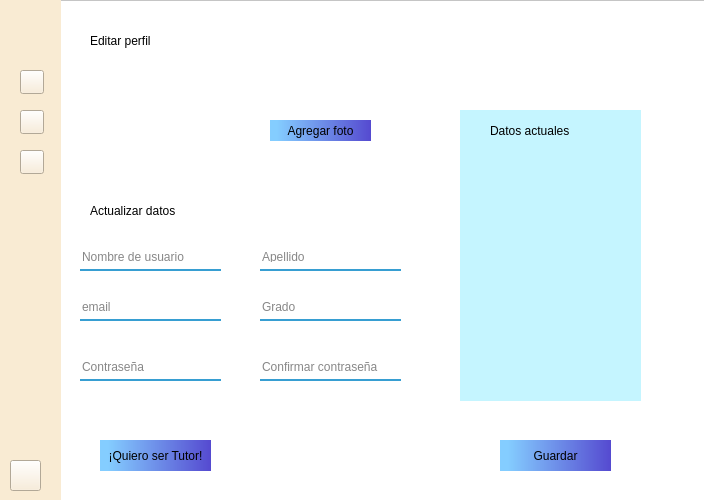
<?xml version="1.0" encoding="UTF-8"?>
<ui version="4.0">
 <class>ContainerEditProfile</class>
 <widget class="QWidget" name="ContainerEditProfile">
  <property name="geometry">
   <rect>
    <x>0</x>
    <y>0</y>
    <width>704</width>
    <height>500</height>
   </rect>
  </property>
  <property name="windowTitle">
   <string>Form</string>
  </property>
  <property name="styleSheet">
   <string notr="true"/>
  </property>
  <widget class="QFrame" name="editProfileFrame">
   <property name="geometry">
    <rect>
     <x>0</x>
     <y>0</y>
     <width>711</width>
     <height>501</height>
    </rect>
   </property>
   <property name="styleSheet">
    <string notr="true">background-color: rgb(255, 255, 255);
</string>
   </property>
   <property name="frameShape">
    <enum>QFrame::StyledPanel</enum>
   </property>
   <property name="frameShadow">
    <enum>QFrame::Raised</enum>
   </property>
   <widget class="QWidget" name="barra" native="true">
    <property name="geometry">
     <rect>
      <x>0</x>
      <y>0</y>
      <width>61</width>
      <height>501</height>
     </rect>
    </property>
    <property name="styleSheet">
     <string notr="true">background-color: rgb(249, 235, 211);


</string>
    </property>
    <widget class="QPushButton" name="boton_usuario">
     <property name="geometry">
      <rect>
       <x>20</x>
       <y>110</y>
       <width>24</width>
       <height>24</height>
      </rect>
     </property>
     <property name="maximumSize">
      <size>
       <width>200</width>
       <height>100</height>
      </size>
     </property>
     <property name="styleSheet">
      <string notr="true">
border-image: url(:/images/home.png);</string>
     </property>
     <property name="text">
      <string/>
     </property>
     <property name="iconSize">
      <size>
       <width>10</width>
       <height>5</height>
      </size>
     </property>
    </widget>
    <widget class="QPushButton" name="botonasignaturas">
     <property name="geometry">
      <rect>
       <x>20</x>
       <y>150</y>
       <width>24</width>
       <height>24</height>
      </rect>
     </property>
     <property name="styleSheet">
      <string notr="true">border-image: url(:/images/open-book.png);</string>
     </property>
     <property name="text">
      <string/>
     </property>
    </widget>
    <widget class="QPushButton" name="botonhome">
     <property name="geometry">
      <rect>
       <x>20</x>
       <y>70</y>
       <width>24</width>
       <height>24</height>
      </rect>
     </property>
     <property name="styleSheet">
      <string notr="true">border-image: url(:/images/usuario (4).png);</string>
     </property>
     <property name="text">
      <string/>
     </property>
    </widget>
    <widget class="QLabel" name="logo">
     <property name="geometry">
      <rect>
       <x>10</x>
       <y>10</y>
       <width>41</width>
       <height>41</height>
      </rect>
     </property>
     <property name="styleSheet">
      <string notr="true">border-image: url(:/images/logoUniConnect.png);
</string>
     </property>
     <property name="text">
      <string/>
     </property>
    </widget>
    <widget class="QPushButton" name="Botonsalir">
     <property name="geometry">
      <rect>
       <x>10</x>
       <y>460</y>
       <width>31</width>
       <height>31</height>
      </rect>
     </property>
     <property name="styleSheet">
      <string notr="true">border-image: url(:/images/cross.png);</string>
     </property>
     <property name="text">
      <string/>
     </property>
    </widget>
   </widget>
   <widget class="QLabel" name="editarPerfilProfile">
    <property name="geometry">
     <rect>
      <x>90</x>
      <y>20</y>
      <width>151</width>
      <height>41</height>
     </rect>
    </property>
    <property name="styleSheet">
     <string notr="true">font: 75 18pt &quot;Arial&quot;;</string>
    </property>
    <property name="text">
     <string>Editar perfil</string>
    </property>
   </widget>
   <widget class="QLineEdit" name="cajaUsuarioLogin">
    <property name="geometry">
     <rect>
      <x>80</x>
      <y>300</y>
      <width>141</width>
      <height>21</height>
     </rect>
    </property>
    <property name="styleSheet">
     <string notr="true">background-color: rgba(0,0, 0, 0);
border:none;
border-bottom:2px solid rgba(55, 158, 210);
color:rgba(0,0,0,240);
padding-bottom:7px;</string>
    </property>
    <property name="placeholderText">
     <string>email</string>
    </property>
   </widget>
   <widget class="QLineEdit" name="cajaUsuarioLogin_2">
    <property name="geometry">
     <rect>
      <x>260</x>
      <y>300</y>
      <width>141</width>
      <height>21</height>
     </rect>
    </property>
    <property name="styleSheet">
     <string notr="true">background-color: rgba(0,0, 0, 0);
border:none;
border-bottom:2px solid rgba(55, 158, 210);
color:rgba(0,0,0,240);
padding-bottom:7px;</string>
    </property>
    <property name="placeholderText">
     <string>Grado</string>
    </property>
   </widget>
   <widget class="QLineEdit" name="cajaUsuarioLogin_3">
    <property name="geometry">
     <rect>
      <x>80</x>
      <y>250</y>
      <width>141</width>
      <height>21</height>
     </rect>
    </property>
    <property name="styleSheet">
     <string notr="true">background-color: rgba(0,0, 0, 0);
border:none;
border-bottom:2px solid rgba(55, 158, 210);
color:rgba(0,0,0,240);
padding-bottom:7px;</string>
    </property>
    <property name="placeholderText">
     <string>Nombre de usuario</string>
    </property>
   </widget>
   <widget class="QLineEdit" name="cajaUsuarioLogin_4">
    <property name="geometry">
     <rect>
      <x>80</x>
      <y>360</y>
      <width>141</width>
      <height>21</height>
     </rect>
    </property>
    <property name="styleSheet">
     <string notr="true">background-color: rgba(0,0, 0, 0);
border:none;
border-bottom:2px solid rgba(55, 158, 210);
color:rgba(0,0,0,240);
padding-bottom:7px;</string>
    </property>
    <property name="placeholderText">
     <string>Contraseña</string>
    </property>
   </widget>
   <widget class="QLineEdit" name="cajaUsuarioLogin_5">
    <property name="geometry">
     <rect>
      <x>260</x>
      <y>250</y>
      <width>141</width>
      <height>21</height>
     </rect>
    </property>
    <property name="styleSheet">
     <string notr="true">background-color: rgba(0,0, 0, 0);
border:none;
border-bottom:2px solid rgba(55, 158, 210);
color:rgba(0,0,0,240);
padding-bottom:7px;</string>
    </property>
    <property name="placeholderText">
     <string>Apellido</string>
    </property>
   </widget>
   <widget class="QLabel" name="espacioFotoEditPorfile">
    <property name="geometry">
     <rect>
      <x>120</x>
      <y>90</y>
      <width>91</width>
      <height>81</height>
     </rect>
    </property>
    <property name="styleSheet">
     <string notr="true">border-image: url(:/images/camara.png);</string>
    </property>
    <property name="text">
     <string/>
    </property>
   </widget>
   <widget class="QPushButton" name="botonAddFoto">
    <property name="geometry">
     <rect>
      <x>270</x>
      <y>120</y>
      <width>101</width>
      <height>21</height>
     </rect>
    </property>
    <property name="mouseTracking">
     <bool>true</bool>
    </property>
    <property name="styleSheet">
     <string notr="true">QPushButton{
background-color: qlineargradient(spread:pad, x1:0, y1:0, x2:1, y2:0, stop:0.0681818 rgba(132, 205, 255, 255), stop:1 rgba(85, 74, 208, 255));
font: 75 9pt &quot;Arial&quot;;
border-radius:25px;
}

QPushButton:hover{	
	background-color: qlineargradient(spread:repeat, x1:0, y1:0, x2:1, y2:1, stop:0 rgba(110, 110, 110, 255), stop:1 rgba(255, 255, 255, 255));
	color: rgb(255, 255, 255);
    }
QPushButton:pressed{
	background-color: rgb(60, 193, 231);
	color: rgb(255, 255, 255);
}
	





</string>
    </property>
    <property name="text">
     <string>Agregar foto</string>
    </property>
    <property name="autoDefault">
     <bool>false</bool>
    </property>
    <property name="default">
     <bool>false</bool>
    </property>
   </widget>
   <widget class="QPushButton" name="botonAddFoto_2">
    <property name="geometry">
     <rect>
      <x>500</x>
      <y>440</y>
      <width>111</width>
      <height>31</height>
     </rect>
    </property>
    <property name="mouseTracking">
     <bool>true</bool>
    </property>
    <property name="styleSheet">
     <string notr="true">QPushButton{
background-color: qlineargradient(spread:pad, x1:0, y1:0, x2:1, y2:0, stop:0.0681818 rgba(132, 205, 255, 255), stop:1 rgba(85, 74, 208, 255));
font: 75 9pt &quot;Arial&quot;;
border-radius:25px;
}

QPushButton:hover{	
	background-color: qlineargradient(spread:repeat, x1:0, y1:0, x2:1, y2:1, stop:0 rgba(110, 110, 110, 255), stop:1 rgba(255, 255, 255, 255));
	color: rgb(255, 255, 255);
    }
QPushButton:pressed{
	background-color: rgb(60, 193, 231);
	color: rgb(255, 255, 255);
}
	





</string>
    </property>
    <property name="text">
     <string>Guardar</string>
    </property>
    <property name="autoDefault">
     <bool>false</bool>
    </property>
    <property name="default">
     <bool>false</bool>
    </property>
   </widget>
   <widget class="QLineEdit" name="cajaUsuarioLogin_6">
    <property name="geometry">
     <rect>
      <x>260</x>
      <y>360</y>
      <width>141</width>
      <height>21</height>
     </rect>
    </property>
    <property name="styleSheet">
     <string notr="true">background-color: rgba(0,0, 0, 0);
border:none;
border-bottom:2px solid rgba(55, 158, 210);
color:rgba(0,0,0,240);
padding-bottom:7px;</string>
    </property>
    <property name="text">
     <string/>
    </property>
    <property name="placeholderText">
     <string>Confirmar contraseña</string>
    </property>
   </widget>
   <widget class="QPushButton" name="botonAddFoto_3">
    <property name="geometry">
     <rect>
      <x>100</x>
      <y>440</y>
      <width>111</width>
      <height>31</height>
     </rect>
    </property>
    <property name="mouseTracking">
     <bool>true</bool>
    </property>
    <property name="styleSheet">
     <string notr="true">QPushButton{
background-color: qlineargradient(spread:pad, x1:0, y1:0, x2:1, y2:0, stop:0.0681818 rgba(132, 205, 255, 255), stop:1 rgba(85, 74, 208, 255));
font: 75 9pt &quot;Arial&quot;;
border-radius:25px;
}

QPushButton:hover{	
	background-color: qlineargradient(spread:repeat, x1:0, y1:0, x2:1, y2:1, stop:0 rgba(110, 110, 110, 255), stop:1 rgba(255, 255, 255, 255));
	color: rgb(255, 255, 255);
    }
QPushButton:pressed{
	background-color: rgb(60, 193, 231);
	color: rgb(255, 255, 255);
}
	





</string>
    </property>
    <property name="text">
     <string>¡Quiero ser Tutor!</string>
    </property>
    <property name="autoDefault">
     <bool>false</bool>
    </property>
    <property name="default">
     <bool>false</bool>
    </property>
   </widget>
   <widget class="QLabel" name="editarPerfilProfile_2">
    <property name="geometry">
     <rect>
      <x>90</x>
      <y>190</y>
      <width>151</width>
      <height>41</height>
     </rect>
    </property>
    <property name="styleSheet">
     <string notr="true">font: 75 13pt &quot;Arial&quot;;</string>
    </property>
    <property name="text">
     <string>Actualizar datos</string>
    </property>
   </widget>
   <widget class="QLabel" name="cuadroDatos">
    <property name="geometry">
     <rect>
      <x>460</x>
      <y>110</y>
      <width>181</width>
      <height>291</height>
     </rect>
    </property>
    <property name="styleSheet">
     <string notr="true">background-color: rgb(197, 245, 255);
border-bottom-color: rgb(45, 33, 173);
gridline-color: rgb(44, 32, 172);</string>
    </property>
    <property name="text">
     <string/>
    </property>
   </widget>
   <widget class="QLabel" name="editarPerfilProfile_3">
    <property name="geometry">
     <rect>
      <x>490</x>
      <y>110</y>
      <width>121</width>
      <height>41</height>
     </rect>
    </property>
    <property name="styleSheet">
     <string notr="true">font: 75 13pt &quot;Arial&quot;;
background-color: transparent;</string>
    </property>
    <property name="text">
     <string>Datos actuales</string>
    </property>
   </widget>
  </widget>
 </widget>
 <resources>
  <include location="imagenes/res.qrc"/>
 </resources>
 <connections/>
</ui>
